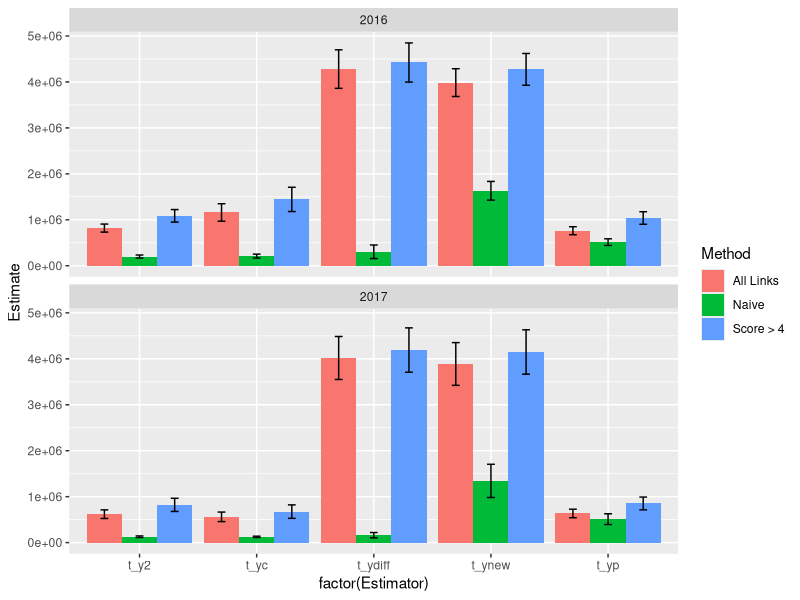
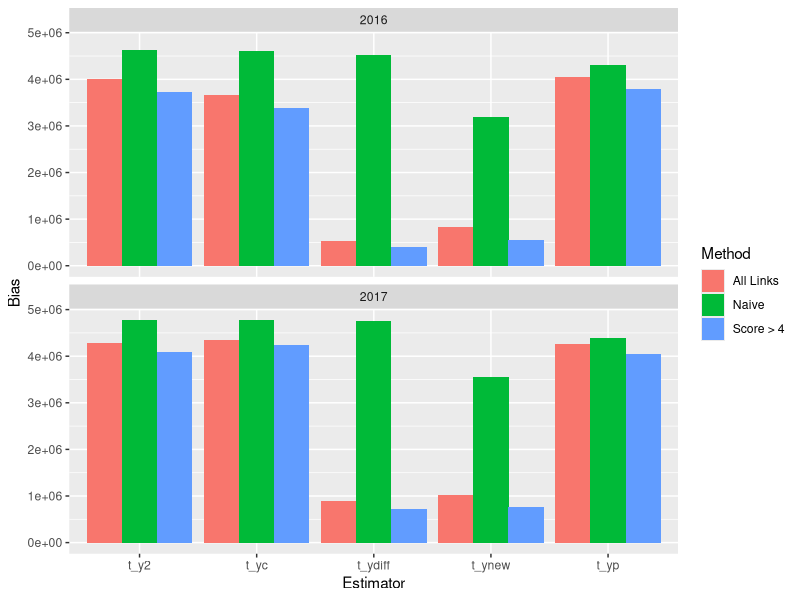
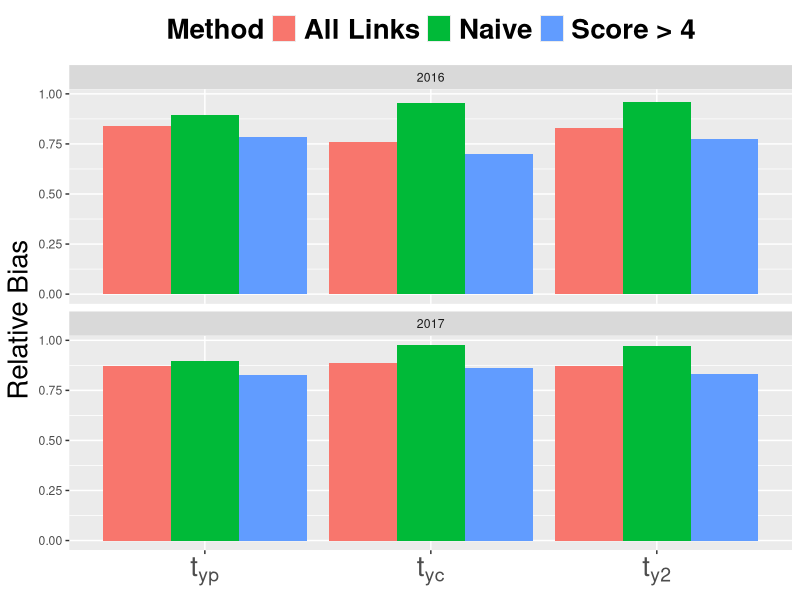
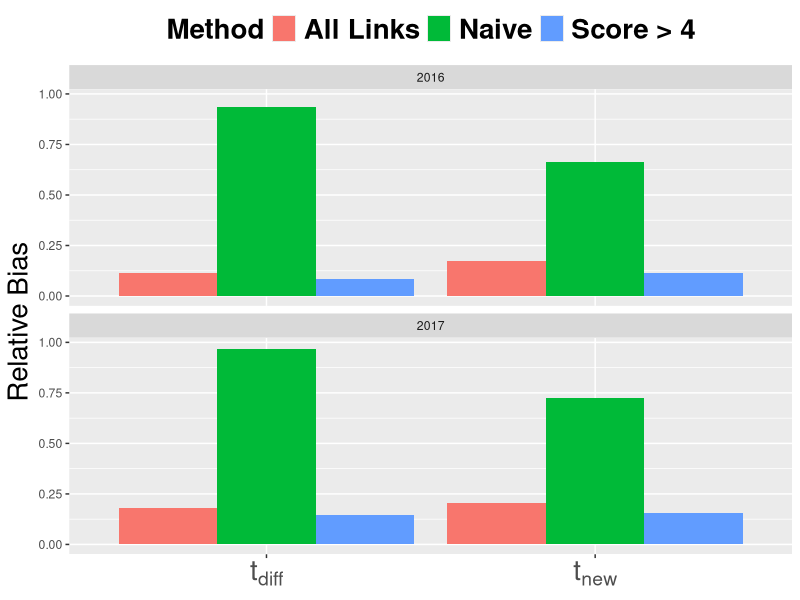
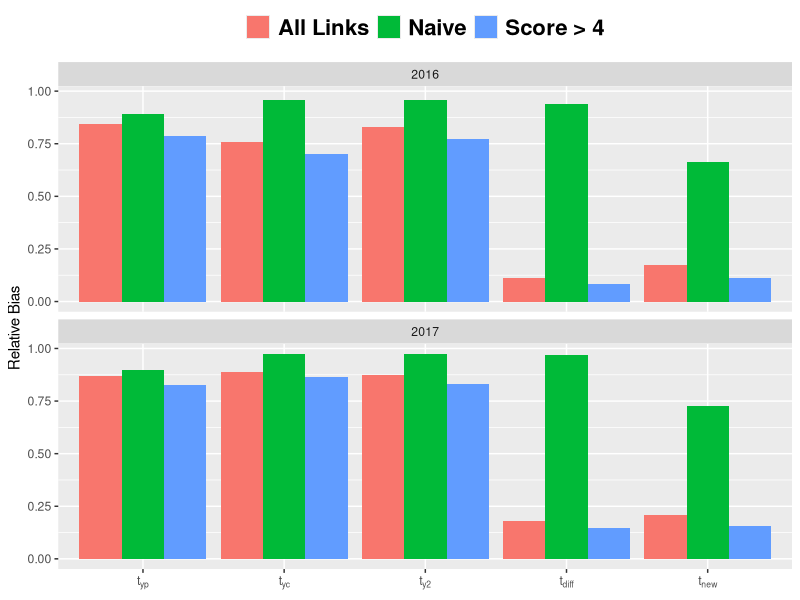
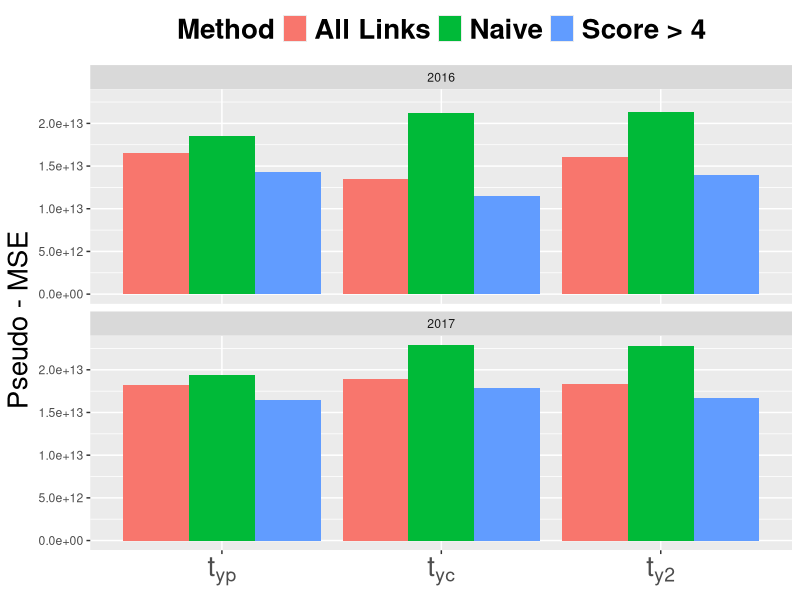
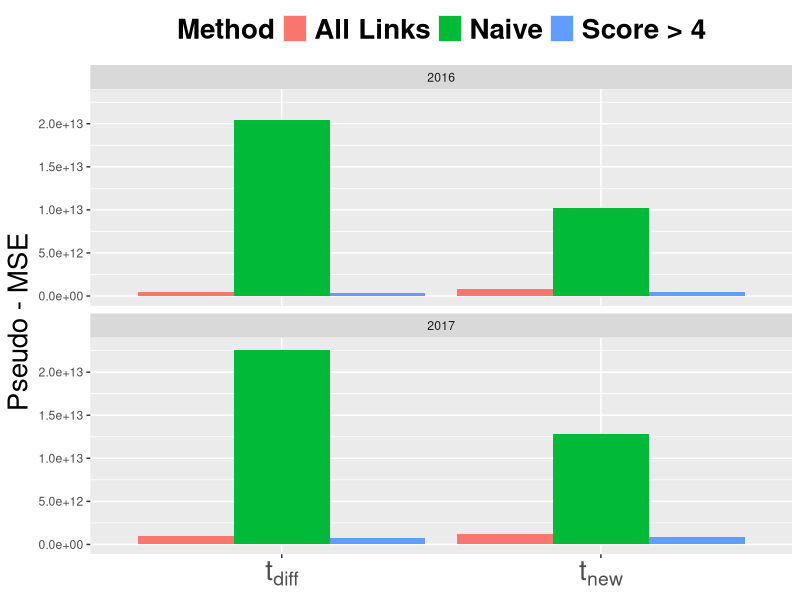
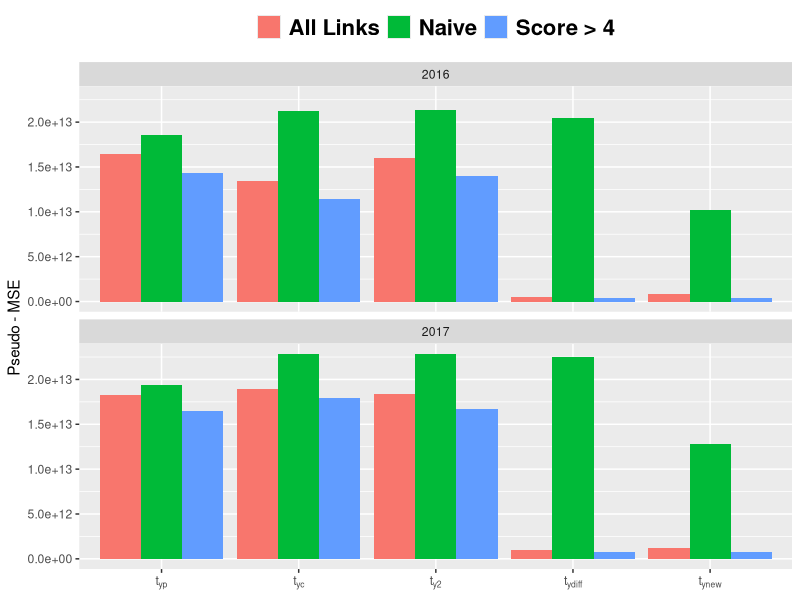

The R source for these figures, in order:
#plots of estimates and standard errors for public docks only
#With 3 matching procedures
library(tidyverse)

est_df <- tibble(Year = c(2016,2016,2016,
                          2017,2017,2017),
                 Method = c("Naive","All Links","Score > 4",
                            "Naive","All Links","Score > 4"),
                 t_yp = c(513917.8,761403.4,1038751,
                          510379,634098.3,851366.9),
                 se_t_yp = c(72649.59,86990.25,136579.9,
                             117068.1,92599.96,139327),
                 t_yc = c(209766.6,1159029,1444072,
                          124794.6,560643.9,674537.7),
                 se_t_yc = c(42583.97,189938.8,264127.3,
                             13989.25,103833.8,146828.6),
                 t_y2 = c(200730.7,819202.5,1086039,
                          127488.1,619192,821542.3),
                 se_t_y2 = c(33005.14,87305.07,136304.6,
                             17190.51,93732.59,143442.7),
                 t_ydiff = c(303272,4280583,4423828,
                             161274.4,4018496,4191040),
                 se_tydiff = c(147476,419082,425842,
                               57737,467535,482399),
                 t_ynew = c(1631437,3985797,4274074,
                            1343433,3888086,4149248),
                 se_t_ynew = c(203559,302157,346501,
                               361803,464877,483072))
estimates_only <- est_df %>% 
  select(-se_t_yp,-se_t_yc,-se_t_y2,-se_tydiff,-se_t_ynew) %>% 
  gather(t_yp,t_yc,t_y2,t_ydiff,t_ynew,key="Estimator",
         value="Estimate")

se_only <- est_df %>% 
  select(-t_yp,-t_yc,-t_y2,-t_ydiff,-t_ynew) %>% 
  gather(se_t_yp,se_t_yc,se_t_y2,se_tydiff,se_t_ynew,
         key="Estimator",value="SE_Estimate") %>% 
  mutate(Estimator = c(rep("t_yp",6),rep("t_yc",6),rep("t_y2",6),
                         rep("t_ydiff",6),rep("t_ynew",6)))


estimates_plus_se <- inner_join(estimates_only,
                                se_only,
                                by=c("Year","Estimator","Method"))



estimates_plus_se %>% 
  ggplot(aes(factor(Estimator),Estimate,fill = Method)) +
  geom_col(position = position_dodge()) +
  facet_wrap(~Year,nrow=2) +
  geom_errorbar(aes(ymin=Estimate-SE_Estimate,
                    ymax=Estimate+SE_Estimate),
                width=0.2,
                position = position_dodge(.9))


##Unbiased Estimate of total from 2016 and 2017 
#(using only intercept data for public sites)

unbiased_2016 <- 4820731
unbiased_2017 <- 4905753

estimates_plus_se_bias <- estimates_plus_se %>% 
  mutate(Bias = if_else(Year==2016,
                        unbiased_2016 - Estimate,
                        unbiased_2017 - Estimate),
         Relative_Bias = if_else(Year==2016,
                                 (unbiased_2016 - Estimate)/unbiased_2016,
                                 (unbiased_2017 - Estimate)/unbiased_2017),
         MSE = Bias^2 + SE_Estimate^2)

estimates_plus_se_bias %>% 
  ggplot(aes(Estimator,Bias,fill = Method)) +
  geom_col(position = position_dodge()) +
  facet_wrap(~Year,nrow=2)

#liu's estimators only
estimates_plus_se_bias %>% 
  ggplot(aes(factor(Estimator),Relative_Bias,fill = Method)) +
  geom_col(position = position_dodge()) +
  facet_wrap(~Year,nrow=2) +
  scale_x_discrete(limits = c("t_yp","t_yc","t_y2"),
                   labels=expression(t[yp],t[yc],t[y2])) +
  ylab("Relative Bias") +
  theme(legend.text = element_text(size = 20, face = "bold"),
        legend.title = element_text(size = 20, face = "bold"),
        plot.title = element_text(size=20,hjust=0.5),
        axis.title = element_text(size=20),
        axis.title.x = element_blank(),
        axis.text.x = element_text(size=20),
        legend.position = "top")
ggsave("plots/RB_liu_prospectus.jpg")
ggsave("C:/Users/32443181/Box Sync/Research/Dissertation/Prospectus/RB_liu_prospectus.jpg",
       height=5, width=8.5, units='in', dpi=600)

#new estimators only 
estimates_plus_se_bias %>% 
  ggplot(aes(factor(Estimator),Relative_Bias,fill = Method)) +
  geom_col(position = position_dodge()) +
  facet_wrap(~Year,nrow=2) +
  scale_x_discrete(limits = c("t_ydiff","t_ynew"),
                   labels=expression(t[diff],t[new])) +
  ylab("Relative Bias") +
  theme(legend.text = element_text(size = 20, face = "bold"),
                    legend.title = element_text(size = 20, face = "bold"),
                    plot.title = element_text(size=20,hjust=0.5),
                    axis.title = element_text(size=20),
                    axis.text.x = element_text(size = 20),
                    axis.title.x = element_blank(),
                    legend.position = "top") 
ggsave("plots/RB_new_prospectus.jpg")
ggsave("C:/Users/32443181/Box Sync/Research/Dissertation/Prospectus/RB_new_prospectus.jpg",
       height=5, width=8.5, units='in', dpi=600)

#all estimators
estimates_plus_se_bias %>% 
  ggplot(aes(factor(Estimator),Relative_Bias,fill = Method)) +
  geom_col(position = position_dodge()) +
  facet_wrap(~Year,nrow=2) +
  scale_x_discrete(limits = c("t_yp","t_yc","t_y2",
                              "t_ydiff","t_ynew"),
                   labels=expression(t[yp],t[yc],t[y2],
                                     t[diff],t[new])) +
  ylab("Relative Bias") +
  xlab(NULL) +
  theme(legend.text = element_text(size = 16, face = "bold"),
        legend.title = element_blank(),
        legend.position = "top") 
ggsave("plots/RB_all_prospectus.jpg")
ggsave("C:/Users/32443181/Box Sync/Research/Dissertation/Prospectus/RB_all_prospectus.jpg",
        height=5, width=8.5, units='in', dpi=600)

#Pseudo-MSE 

#liu's estimators only
estimates_plus_se_bias %>%
  ggplot(aes(Estimator, MSE, fill = Method)) +
  geom_col(position = position_dodge()) +
  facet_wrap( ~ Year, nrow = 2) +
  scale_x_discrete(
    limits = c("t_yp", "t_yc", "t_y2"),
    labels = expression(t[yp], t[yc], t[y2])) +
  ylab("Pseudo - MSE") +
  theme(legend.text = element_text(size = 20, face = "bold"),
        legend.title = element_text(size = 20, face = "bold"),
        plot.title = element_text(size=20,hjust=0.5),
        axis.title.y = element_text(size=20),
        axis.title.x = element_blank(),
        axis.text.x = element_text(size=20),
        legend.position = "top")

ggsave("plots/Pseudo_MSE_liu_prospectus.jpg")
ggsave("C:/Users/32443181/Box Sync/Research/Dissertation/Prospectus/Pseudo_MSE_liu_prospectus.jpg",
       height=5, width=8.5, units='in', dpi=600)
#new estimators only
estimates_plus_se_bias %>%
  ggplot(aes(Estimator, MSE, fill = Method)) +
  geom_col(position = position_dodge()) +
  facet_wrap( ~ Year, nrow = 2) +
  scale_x_discrete(
    limits = c("t_ydiff", "t_ynew"),
    labels = expression(t[diff], t[new])) +
  ylab("Pseudo - MSE") +
  theme(legend.text = element_text(size = 20, face = "bold"),
        legend.title = element_text(size = 20, face = "bold"),
        plot.title = element_text(size=20,hjust=0.5),
        axis.title.y = element_text(size=20),
        axis.title.x = element_blank(),
        axis.text.x = element_text(size=20),
        legend.position = "top")

ggsave("plots/Pseudo_MSE_new_prospectus.jpg")
ggsave("C:/Users/32443181/Box Sync/Research/Dissertation/Prospectus/Pseudo_MSE_new_prospectus.jpg",
       height=5, width=8.5, units='in', dpi=600)
#all estimators
estimates_plus_se_bias %>%
  ggplot(aes(Estimator, MSE, fill = Method)) +
  geom_col(position = position_dodge()) +
  facet_wrap( ~ Year, nrow = 2) +
  scale_x_discrete(
    limits = c("t_yp", "t_yc", "t_y2",
               "t_ydiff", "t_ynew"),
    labels = expression(t[yp], t[yc], t[y2],
                        t[ydiff], t[ynew])) +
  ylab("Pseudo - MSE") +
  xlab(NULL) +
  theme(
    legend.text = element_text(size = 16, face = "bold"),
    legend.title = element_blank(),
    legend.position = "top")

ggsave("plots/Pseudo_MSE_all_prospectus.jpg")
ggsave("C:/Users/32443181/Box Sync/Research/Dissertation/Prospectus/Pseudo_MSE_all_prospectus.jpg",
       height=5, width=8.5, units='in', dpi=600)
